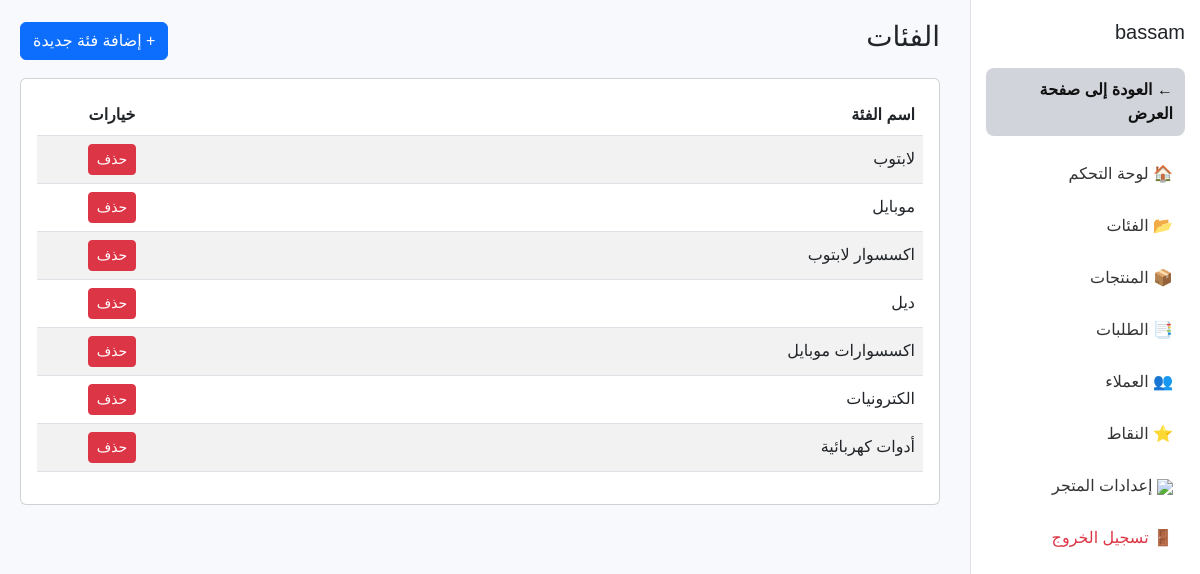
The app's page /dashboard/Alaman/categories/ (signed in) with its own data.
### stores/models.py (models this page shows, shortened)
class Store(models.Model):
    owner = models.ForeignKey(User, on_delete=models.CASCADE, related_name="stores")
    name = models.CharField(max_length=200)
    slug = models.SlugField(unique=True)
    logo = models.ImageField(upload_to="store_logos/", blank=True, null=True)
    mobile = models.CharField(max_length=20)
    theme = models.IntegerField(default=1, choices=[(i, f"Theme {i}") for i in range(1, 6)])
    description = models.TextField(blank=True)
    description2 = models.TextField(blank=True)
    description3 = models.TextField(blank=True)
    description4 = models.TextField(blank=True)
    description5 = models.TextField(blank=True)
    is_active = models.BooleanField(default=True)
    allow_full_payment = models.BooleanField(default=True)   # تحويل كامل
    allow_partial_payment = models.BooleanField(default=False)  # دفعة مسبقة + باقي عند التسليم
    allow_cash_on_delivery = models.BooleanField(default=False)  # الدفع عند الاستلام
    payment_required_percentage = models.PositiveIntegerField(default=0)

### products/models.py (models this page shows, shortened)
class Category(models.Model):
    name = models.CharField(max_length=255)
    store = models.ForeignKey("stores.Store", on_delete=models.CASCADE, related_name="categories")

### dashboard/views.py (the view)
# urls.py: path('<slug:store_slug>/categories/', views.categories_list, name='categories_list'),
def categories_list(request, store_slug):
    store = get_object_or_404(Store, slug=store_slug, owner=request.user)
    categories = Category.objects.filter(store=store)
    return render(request, 'dashboard/categories_list.html', {
        'store': store,
        'categories': categories,   # ← تأكد من هذي
    })

### stores/context_processors.py (called while the page is built)
def current_store(request):
    store = None
    slug = request.resolver_match.kwargs.get("store_slug") or \
           request.resolver_match.kwargs.get("slug")
    if slug:
        try:
            store = Store.objects.get(slug=slug)
        except Store.DoesNotExist:
            store = None
    return {
        "current_store": store
    }

### dashboard/templates/dashboard/categories_list.html (shortened to what this page needs)
{% load static %}
<!DOCTYPE html>
<html lang="ar" dir="rtl">
<head>
    <link href="https://cdn.jsdelivr.net/npm/bootstrap@5.3.0/dist/css/bootstrap.rtl.min.css" rel="stylesheet">
</head>
<body>
{% include "dashboard/sidebar.html" %}
 <div class="content">
    <div class="d-flex justify-content-between align-items-center mb-3">
        <h3>الفئات</h3>
        <a href="{% url 'dashboard:add_category' store.slug %}" class="btn btn-primary">
            + إضافة فئة جديدة
        </a>
    </div>
    <div class="card p-3">
        <table class="table table-striped align-middle">
            <thead>
                <tr>
                    <th>اسم الفئة</th>
                    <th width="150" class="text-center">خيارات</th>
                </tr>
            </thead>
            <tbody>
                {% for cat in categories %}
                <tr>
                    <td>{{ cat.name }}</td>
                    <td class="text-center">
                        <form method="post"
                              action="{% url 'dashboard:delete_category' store.slug cat.id %}"
                              style="display:inline;">
                            <button type="submit" class="btn btn-sm btn-danger"
                                    onclick="return confirm('هل أنت متأكد من حذف هذه الفئة؟');">
                                حذف
                            </button>
                        </form>
                    </td>
                </tr>
                {% empty %}
                <tr>
                    <td colspan="2" class="text-center text-muted">لا يوجد فئات</td>
                </tr>
                {% endfor %}
            </tbody>
        </table>
    </div>
</div>
</body>
</html>

### dashboard/templates/dashboard/sidebar.html (shortened to what this page needs)
{% load static %}
<div class="sidebar" id="sidebar">
    <h5 class="mb-4">{{ store.name }}</h5>
    <div class="mb-3">
        <a href="/store/{{ store.slug }}/" class="back-to-store-btn">
            ← العودة إلى صفحة العرض
        </a>
    </div>
    <a href="{% url 'dashboard:home' store.slug %}">🏠 لوحة التحكم</a>
    <a href="{% url 'dashboard:categories_list' store.slug %}">📂 الفئات</a>
    <a href="{% url 'dashboard:products_list' store.slug %}">📦 المنتجات</a>
    <a href="{% url 'dashboard:orders_list' store.slug %}"
       class="position-relative">
       📑 الطلبات
    </a>
    <a href="{% url 'dashboard:customers_list' store.slug %}">👥 العملاء</a>
    <a href="{% url 'dashboard:points_page' store.slug %}">⭐ النقاط</a>
    <a href="{% url 'dashboard:store_settings' store.slug %}">
        <img src="{% static 'images/settings.png' %}" class="ico">
        <span>إعدادات المتجر</span>
    </a>
    <a href="{% url 'core:index' %}" class="text-danger">🚪 تسجيل الخروج</a>
</div>

### dashboard/templates/dashboard/categories_list.html (style rules this page uses)
body { background:#f7f9fc; font-family:"Cairo",sans-serif; }
.sidebar { width: 230px; background:#fff; height:100vh; position:fixed; top:0; right:0; padding:20px 15px; border-left:1px solid #e0e0e0; }
.sidebar a { display:block; padding:10px 12px; margin-bottom:8px; color:#333; border-radius:8px; text-decoration:none; }
.content { margin-right:240px; padding:20px; }
.back-to-store-btn { background: #d1d5db; color: #111 !important; padding: 10px 18px; border-radius: 10px; border: none; font-weight: 600; display: inline-flex; align-items: center; gap: 6px; }

### records on screen
Store: name "bassam"
Category: name "لابتوب"
Category: name "موبايل"
Category: name "اكسسوار لابتوب"
Category: name "ديل"
Category: name "اكسسوارات موبايل"
Category: name "الكترونيات"
Category: name "أدوات كهربائية"
